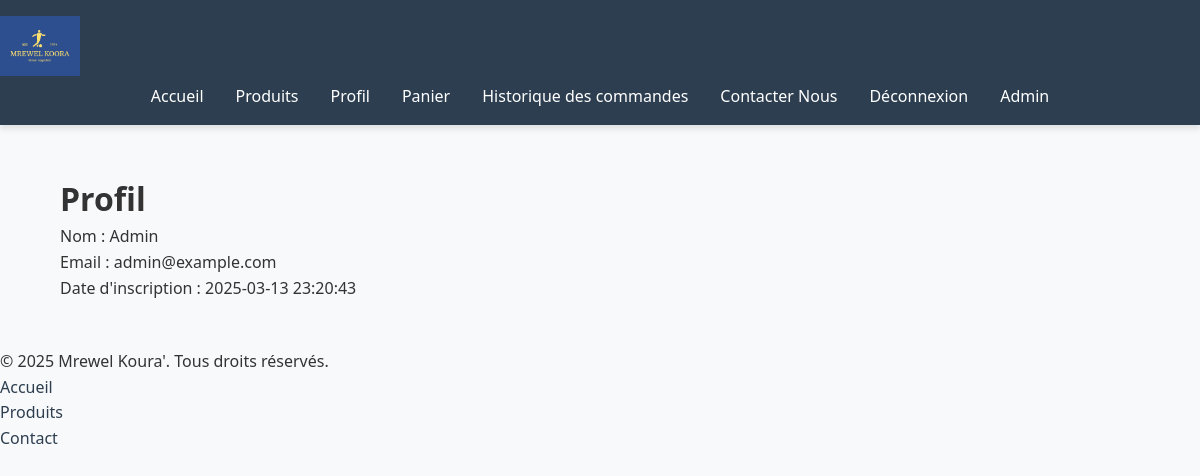
Page /profil.php (signed in) on the committed database.
### tables this page shows
CREATE TABLE `utilisateurs` (
  `id` int(11) NOT NULL,
  `nom` varchar(50) NOT NULL,
  `email` varchar(100) NOT NULL,
  `mot_de_passe` varchar(255) NOT NULL,
  `adresse` text DEFAULT NULL,
  `ville` varchar(50) DEFAULT NULL,
  `code_postal` varchar(10) DEFAULT NULL,
  `pays` varchar(50) DEFAULT NULL,
  `date_inscription` datetime DEFAULT current_timestamp(),
  `role` varchar(20) DEFAULT 'user'
);

### profil.php (the view, shortened to what this page needs)
<?php
include 'includes/config.php';
$sql = "SELECT * FROM utilisateurs WHERE id = :id";
$stmt = $pdo->prepare($sql);
$stmt->execute(['id' => $_SESSION['utilisateur_id']]);
$utilisateur = $stmt->fetch();
?>
<!DOCTYPE html>
<html lang="fr">
<head>
    <link rel="stylesheet" href="assets/css/style.css">
</head>
<body>
    <?php include 'includes/header.php'; ?>
    <main>
<link rel="stylesheet" href="assets/css/style.css">
        <h1>Profil</h1>
        <p>Nom : <?= $utilisateur['nom'] ?></p>
        <p>Email : <?= $utilisateur['email'] ?></p>
        <p>Date d'inscription : <?= $utilisateur['date_inscription'] ?></p>
    </main>
    <?php include 'includes/footer.php'; ?>
</body>
</html>

### assets/css/style.css (style rules this page uses)
:root { --primary: #2c3e50; --secondary: #1abc9c; --accent: #e74c3c; --light: #f8f9fa; --dark: #2c3e50; --text: #333; --white: #ffffff; --shadow: 0 4px 6px rgba(0, 0, 0, 0.1); --space-xs: 0.5rem; --space-sm: 1rem; --space-md: 2rem; --space-lg: 3rem; --font-base: 'Segoe UI', system-ui, sans-serif; --font-heading: 'Montserrat', sans-serif; --line-height: 1.6; }
*, *::before, *::after { box-sizing: border-box; margin: 0; padding: 0; }
html { scroll-behavior: smooth; }
body { font-family: var(--font-base); color: var(--text); line-height: var(--line-height); background-color: var(--light); }
main { padding: var(--space-lg) 5%; animation: fadeIn 0.5s ease; }

### rows in the picture
utilisateurs: nom "Admin", email "admin@example.com", date_inscription "2025-03-13 23:20:43"
